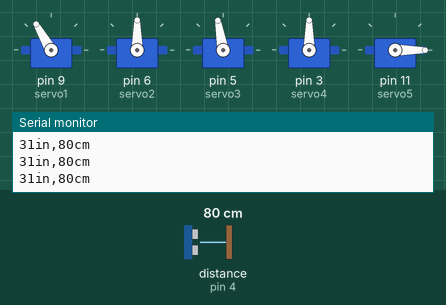
This sketch was run on a simulated Arduino Uno, built with avr-gcc and run on an emulated ATmega328P. On the bench: 5 × servo, the last lines printed to the serial monitor. Wiring (inferred from the names in the program): ultrasonic range finder: trigger pin 2; echo pin 4. Inputs (shaded band) come from the test bench; at power-on: distance to the obstacle (sensor on pin 4) 80 cm. The echo pulse lasts 58.3 µs per cm.

Above: at 1.2 s.
1.3 s: distance to the obstacle (sensor on pin 4) set to 13 cm
3.7 s: distance to the obstacle (sensor on pin 4) set to 10 cm
At 5.7 s:
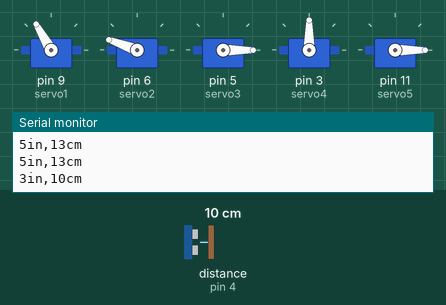
At 6.7 s:
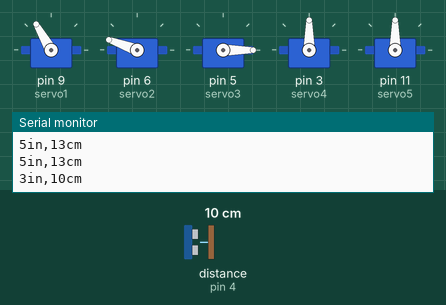
Timing chart, 0 to 18.4 s (numbered marks = the images above; inputs shaded):
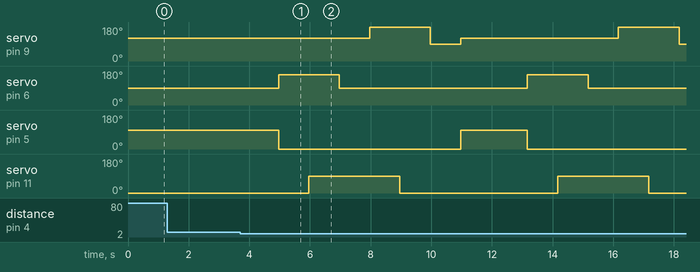

The sketch:

ultrasonic_pick_and_place.ino
```cpp
// Ultrasonic-triggered robotic arm routine
// This module uses HC-SR04 distance readings to trigger
// predefined servo movement sequences for object pickup
// and release at different detected distances.


#include <Servo.h>
Servo servo1;
Servo servo2;
Servo servo3;
Servo servo4;
Servo servo5;

//90 is closed and 0 is open 180 is maxed closed for servo5(Claw)
//0 is clockwise,180 counter-clockwise,90 is deafult servo4(Wrist)
//0 is backward, 70-90 is straight up, and 180 is backwards Servo 3(Elbow)
//0 max bend backwards,180 max bend foward,90 is straight up (Shoulder)
//0 is adruino facing,90 is front facing,180 is full left 120 default setting (Rotater Cuff)

int trigPin = 2;//attach pin 5 trig;
int echoPin = 4;//attach pin 6 echo;
int distanceCm = 0;
int threshold1 = 10;//setting it for 10 cm from arm
int threshold2 = 15;

void setDefault(){
  //Default Arm placement
  servo1.write(120);
  servo2.write(90);
  servo3.write(100);
  servo4.write(90);
  servo5.write(0);
}
void setup()
{
  Serial.begin(9600);
  pinMode(trigPin,OUTPUT);
  pinMode(echoPin,INPUT);

  servo1.attach(9);//Bottom
  servo2.attach(6);//Shoulder
  servo3.attach(5);//Middle
  servo4.attach(3);//
  servo5.attach(11);//Claw
  setDefault();
}
void loop()
{
  long duration,inches,cm;

  digitalWrite(trigPin,LOW);
  delayMicroseconds(2);
  digitalWrite(trigPin,HIGH);
  delayMicroseconds(10);
  digitalWrite(trigPin,LOW);

  duration=pulseIn(echoPin,HIGH);

  inches=microsecondsToInches(duration);
  cm= microsecondsToCentimeters(duration);

  Serial.print(inches);
  Serial.print("in,");
  Serial.print(cm);
  Serial.print("cm");
  Serial.println();

  delay(100);
//for 10cm
if (cm <= threshold1 ){
  //static bool ran = false;
  //if (ran) return; //stop repeating
  //ran = true;


  setDefault();
  delay(1000);

  servo3.write(0);
  servo2.write(160);
  delay(1000);

  //next movement after defaut:
  servo5.write(90);//claw close
   delay(1000);

  servo2.write(90);
  delay(1000);

  servo1.write(180);
  delay(1000);

  servo5.write(0);
  delay(1000);

  servo1.write(90);
  delay(1000);

  setDefault();
  delay(1000);


}
//for 15cm
if(cm == threshold2){
   static bool ran = false;
  if (ran) return; //stop repeating
  ran = true;


  setDefault();
  delay(1000);

  servo3.write(90);
  servo2.write(180);
  delay(1000);

  //next movement after defaut:

  servo3.write(50);
  delay(1000);

  servo5.write(90);//claw close
  delay(1000);

  servo3.write(100);
  delay(1000);

  servo1.write(180);
  delay(1000);

  servo5.write(0);
  delay(1000);

  servo1.write(90);
  delay(1000);

  setDefault();
  delay(1000);
}
else{ setDefault();

}
  delay(100);


}

long microsecondsToInches(long microseconds)

{
  return microseconds / 74 / 2;
}

long microsecondsToCentimeters(long microseconds)

{
  return microseconds / 29/ 2;
}
```

Measured:
- the behaviour switches between 12 and 11 cm on distance to the obstacle (sensor on pin 4) (found by bisection; images 0 and 1)
- after the input at 3.7 s, servo on pin 9 (servo1): 120° → 180° after 4.3 s, → 90° 2.0 s later, → 120° 1.0 s later, → 180° 5.2 s later, … (5 changes in this stretch); servo on pin 6 (servo2): alternates 160° for 2.0 s and 90° for 6.2 s, starting after 1.3 s
